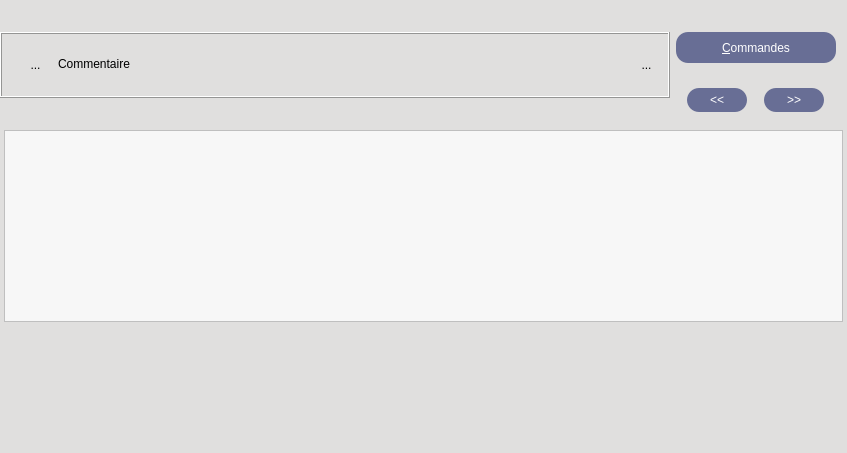
<?xml version="1.0" encoding="UTF-8"?>
<ui version="4.0">
 <class>WidgetCommentaire</class>
 <widget class="QWidget" name="WidgetCommentaire">
  <property name="geometry">
   <rect>
    <x>0</x>
    <y>0</y>
    <width>847</width>
    <height>453</height>
   </rect>
  </property>
  <property name="sizePolicy">
   <sizepolicy hsizetype="Expanding" vsizetype="Expanding">
    <horstretch>0</horstretch>
    <verstretch>0</verstretch>
   </sizepolicy>
  </property>
  <property name="minimumSize">
   <size>
    <width>0</width>
    <height>0</height>
   </size>
  </property>
  <property name="windowTitle">
   <string>DCommandeUnique</string>
  </property>
  <property name="toolTip">
   <string/>
  </property>
  <property name="styleSheet">
   <string notr="true">background-color : rgb(224,223,222);
font : 'times' 9px</string>
  </property>
  <layout class="QVBoxLayout" name="verticalLayout_2">
   <property name="spacing">
    <number>0</number>
   </property>
   <property name="leftMargin">
    <number>0</number>
   </property>
   <property name="topMargin">
    <number>0</number>
   </property>
   <property name="rightMargin">
    <number>0</number>
   </property>
   <property name="bottomMargin">
    <number>0</number>
   </property>
   <item>
    <widget class="QFrame" name="frameAffichage">
     <property name="sizePolicy">
      <sizepolicy hsizetype="Preferred" vsizetype="Fixed">
       <horstretch>0</horstretch>
       <verstretch>0</verstretch>
      </sizepolicy>
     </property>
     <property name="minimumSize">
      <size>
       <width>0</width>
       <height>130</height>
      </size>
     </property>
     <property name="maximumSize">
      <size>
       <width>16777215</width>
       <height>130</height>
      </size>
     </property>
     <property name="styleSheet">
      <string notr="true">background-color:rgb(224,223,222)</string>
     </property>
     <property name="frameShape">
      <enum>QFrame::NoFrame</enum>
     </property>
     <property name="frameShadow">
      <enum>QFrame::Raised</enum>
     </property>
     <layout class="QHBoxLayout" name="horizontalLayout_7">
      <property name="spacing">
       <number>0</number>
      </property>
      <property name="leftMargin">
       <number>0</number>
      </property>
      <property name="topMargin">
       <number>0</number>
      </property>
      <property name="bottomMargin">
       <number>0</number>
      </property>
      <item>
       <layout class="QHBoxLayout" name="horizontalLayout_9">
        <property name="spacing">
         <number>6</number>
        </property>
        <item>
         <layout class="QVBoxLayout" name="verticalLayout_3">
          <item>
           <widget class="QFrame" name="frame_4">
            <property name="sizePolicy">
             <sizepolicy hsizetype="Preferred" vsizetype="Fixed">
              <horstretch>0</horstretch>
              <verstretch>0</verstretch>
             </sizepolicy>
            </property>
            <property name="frameShape">
             <enum>QFrame::Box</enum>
            </property>
            <property name="frameShadow">
             <enum>QFrame::Raised</enum>
            </property>
            <layout class="QHBoxLayout" name="horizontalLayout_10">
             <property name="spacing">
              <number>0</number>
             </property>
             <item>
              <spacer name="horizontalSpacer_7">
               <property name="orientation">
                <enum>Qt::Horizontal</enum>
               </property>
               <property name="sizeType">
                <enum>QSizePolicy::Fixed</enum>
               </property>
               <property name="sizeHint" stdset="0">
                <size>
                 <width>13</width>
                 <height>20</height>
                </size>
               </property>
              </spacer>
             </item>
             <item>
              <widget class="MonBoutonValide" name="RBValide">
               <property name="minimumSize">
                <size>
                 <width>17</width>
                 <height>31</height>
                </size>
               </property>
               <property name="maximumSize">
                <size>
                 <width>21</width>
                 <height>31</height>
                </size>
               </property>
               <property name="focusPolicy">
                <enum>Qt::ClickFocus</enum>
               </property>
               <property name="toolTip">
                <string>Affiche le rapport de validité de la commande</string>
               </property>
               <property name="styleSheet">
                <string notr="true">border : 0px</string>
               </property>
               <property name="text">
                <string>...</string>
               </property>
               <property name="icon">
                <iconset>
                 <normaloff>../Editeur/icons/ast-green-ball.png</normaloff>../Editeur/icons/ast-green-ball.png</iconset>
               </property>
               <property name="iconSize">
                <size>
                 <width>21</width>
                 <height>31</height>
                </size>
               </property>
              </widget>
             </item>
             <item>
              <spacer name="horizontalSpacer_10">
               <property name="orientation">
                <enum>Qt::Horizontal</enum>
               </property>
               <property name="sizeType">
                <enum>QSizePolicy::Fixed</enum>
               </property>
               <property name="sizeHint" stdset="0">
                <size>
                 <width>13</width>
                 <height>20</height>
                </size>
               </property>
              </spacer>
             </item>
             <item>
              <widget class="QLabel" name="labelNCommentaire">
               <property name="sizePolicy">
                <sizepolicy hsizetype="MinimumExpanding" vsizetype="Fixed">
                 <horstretch>0</horstretch>
                 <verstretch>0</verstretch>
                </sizepolicy>
               </property>
               <property name="minimumSize">
                <size>
                 <width>150</width>
                 <height>31</height>
                </size>
               </property>
               <property name="frameShape">
                <enum>QFrame::NoFrame</enum>
               </property>
               <property name="frameShadow">
                <enum>QFrame::Raised</enum>
               </property>
               <property name="text">
                <string>&lt;html&gt;&lt;head/&gt;&lt;body&gt;&lt;p&gt;Commentaire&lt;/p&gt;&lt;/body&gt;&lt;/html&gt;</string>
               </property>
              </widget>
             </item>
             <item>
              <spacer name="toto_2">
               <property name="orientation">
                <enum>Qt::Horizontal</enum>
               </property>
               <property name="sizeType">
                <enum>QSizePolicy::Maximum</enum>
               </property>
               <property name="sizeHint" stdset="0">
                <size>
                 <width>2</width>
                 <height>40</height>
                </size>
               </property>
              </spacer>
             </item>
             <item>
              <spacer name="horizontalSpacer_11">
               <property name="orientation">
                <enum>Qt::Horizontal</enum>
               </property>
               <property name="sizeType">
                <enum>QSizePolicy::Ignored</enum>
               </property>
               <property name="sizeHint" stdset="0">
                <size>
                 <width>2</width>
                 <height>40</height>
                </size>
               </property>
              </spacer>
             </item>
             <item>
              <spacer name="horizontalSpacer_12">
               <property name="orientation">
                <enum>Qt::Horizontal</enum>
               </property>
               <property name="sizeType">
                <enum>QSizePolicy::Fixed</enum>
               </property>
               <property name="sizeHint" stdset="0">
                <size>
                 <width>13</width>
                 <height>20</height>
                </size>
               </property>
              </spacer>
             </item>
             <item>
              <widget class="QToolButton" name="RBPoubelle">
               <property name="minimumSize">
                <size>
                 <width>21</width>
                 <height>31</height>
                </size>
               </property>
               <property name="maximumSize">
                <size>
                 <width>21</width>
                 <height>31</height>
                </size>
               </property>
               <property name="focusPolicy">
                <enum>Qt::ClickFocus</enum>
               </property>
               <property name="toolTip">
                <string>Détruit la commande</string>
               </property>
               <property name="styleSheet">
                <string notr="true">border : 0px</string>
               </property>
               <property name="text">
                <string>...</string>
               </property>
               <property name="icon">
                <iconset>
                 <normaloff>../Editeur/icons/deleteRond.png</normaloff>../Editeur/icons/deleteRond.png</iconset>
               </property>
               <property name="iconSize">
                <size>
                 <width>21</width>
                 <height>31</height>
                </size>
               </property>
              </widget>
             </item>
            </layout>
           </widget>
          </item>
         </layout>
        </item>
        <item>
         <layout class="QVBoxLayout" name="verticalLayout_6">
          <property name="spacing">
           <number>8</number>
          </property>
          <property name="topMargin">
           <number>15</number>
          </property>
          <item>
           <widget class="QPushButton" name="bCatalogue">
            <property name="sizePolicy">
             <sizepolicy hsizetype="Fixed" vsizetype="Fixed">
              <horstretch>0</horstretch>
              <verstretch>0</verstretch>
             </sizepolicy>
            </property>
            <property name="minimumSize">
             <size>
              <width>160</width>
              <height>31</height>
             </size>
            </property>
            <property name="focusPolicy">
             <enum>Qt::ClickFocus</enum>
            </property>
            <property name="toolTip">
             <string>Affiche les commandes possibles</string>
            </property>
            <property name="styleSheet">
             <string notr="true">background-color:rgb(104,110,149);
color :white;
border-radius : 12px
</string>
            </property>
            <property name="text">
             <string>&amp;Commandes</string>
            </property>
            <property name="shortcut">
             <string>Shift+A, Alt+A, Alt+A, Alt+A</string>
            </property>
            <property name="autoDefault">
             <bool>true</bool>
            </property>
            <property name="default">
             <bool>true</bool>
            </property>
           </widget>
          </item>
          <item>
           <layout class="QHBoxLayout" name="horizontalLayout_11">
            <item>
             <widget class="QPushButton" name="bAvant">
              <property name="sizePolicy">
               <sizepolicy hsizetype="Fixed" vsizetype="Fixed">
                <horstretch>0</horstretch>
                <verstretch>0</verstretch>
               </sizepolicy>
              </property>
              <property name="minimumSize">
               <size>
                <width>60</width>
                <height>24</height>
               </size>
              </property>
              <property name="maximumSize">
               <size>
                <width>60</width>
                <height>24</height>
               </size>
              </property>
              <property name="focusPolicy">
               <enum>Qt::ClickFocus</enum>
              </property>
              <property name="toolTip">
               <string>Affiche le formulaire de la commande précédente</string>
              </property>
              <property name="styleSheet">
               <string notr="true">background-color:rgb(104,110,149);
color :white;
border-radius : 12px
</string>
              </property>
              <property name="text">
               <string>&lt;&lt;</string>
              </property>
              <property name="shortcut">
               <string>Shift+A, Alt+A, Alt+A, Alt+A</string>
              </property>
              <property name="autoDefault">
               <bool>true</bool>
              </property>
              <property name="default">
               <bool>true</bool>
              </property>
             </widget>
            </item>
            <item>
             <widget class="QPushButton" name="bApres">
              <property name="sizePolicy">
               <sizepolicy hsizetype="Fixed" vsizetype="Fixed">
                <horstretch>0</horstretch>
                <verstretch>0</verstretch>
               </sizepolicy>
              </property>
              <property name="minimumSize">
               <size>
                <width>60</width>
                <height>24</height>
               </size>
              </property>
              <property name="maximumSize">
               <size>
                <width>60</width>
                <height>24</height>
               </size>
              </property>
              <property name="focusPolicy">
               <enum>Qt::ClickFocus</enum>
              </property>
              <property name="toolTip">
               <string>Affiche le formulaire de la commande suivante</string>
              </property>
              <property name="styleSheet">
               <string notr="true">background-color:rgb(104,110,149);
color :white;
border-radius : 12px
</string>
              </property>
              <property name="text">
               <string>&gt;&gt;</string>
              </property>
              <property name="shortcut">
               <string>Shift+A, Alt+A, Alt+A, Alt+A</string>
              </property>
              <property name="autoDefault">
               <bool>true</bool>
              </property>
              <property name="default">
               <bool>true</bool>
              </property>
             </widget>
            </item>
           </layout>
          </item>
         </layout>
        </item>
       </layout>
      </item>
     </layout>
    </widget>
   </item>
   <item>
    <widget class="QScrollArea" name="scrollAreaCommandes">
     <property name="minimumSize">
      <size>
       <width>0</width>
       <height>0</height>
      </size>
     </property>
     <property name="styleSheet">
      <string notr="true"/>
     </property>
     <property name="frameShape">
      <enum>QFrame::NoFrame</enum>
     </property>
     <property name="verticalScrollBarPolicy">
      <enum>Qt::ScrollBarAsNeeded</enum>
     </property>
     <property name="widgetResizable">
      <bool>true</bool>
     </property>
     <widget class="QWidget" name="scrollAreaWidgetContents">
      <property name="geometry">
       <rect>
        <x>0</x>
        <y>0</y>
        <width>847</width>
        <height>323</height>
       </rect>
      </property>
      <layout class="QVBoxLayout" name="verticalLayout">
       <property name="spacing">
        <number>0</number>
       </property>
       <property name="leftMargin">
        <number>4</number>
       </property>
       <property name="topMargin">
        <number>0</number>
       </property>
       <property name="rightMargin">
        <number>4</number>
       </property>
       <property name="bottomMargin">
        <number>0</number>
       </property>
       <item>
        <widget class="QTextEdit" name="commentaireTE">
         <property name="styleSheet">
          <string notr="true">background : rgb(247,247,247)</string>
         </property>
        </widget>
       </item>
       <item>
        <spacer name="verticalSpacer">
         <property name="orientation">
          <enum>Qt::Vertical</enum>
         </property>
         <property name="sizeHint" stdset="0">
          <size>
           <width>20</width>
           <height>32</height>
          </size>
         </property>
        </spacer>
       </item>
      </layout>
     </widget>
    </widget>
   </item>
  </layout>
 </widget>
 <layoutdefault spacing="6" margin="11"/>
 <pixmapfunction>qPixmapFromMimeSource</pixmapfunction>
 <customwidgets>
  <customwidget>
   <class>MonBoutonValide</class>
   <extends>QToolButton</extends>
   <header>InterfaceGUI.QT5.monBoutonValide.h</header>
  </customwidget>
 </customwidgets>
 <tabstops>
  <tabstop>scrollAreaCommandes</tabstop>
 </tabstops>
 <resources/>
 <connections/>
</ui>
